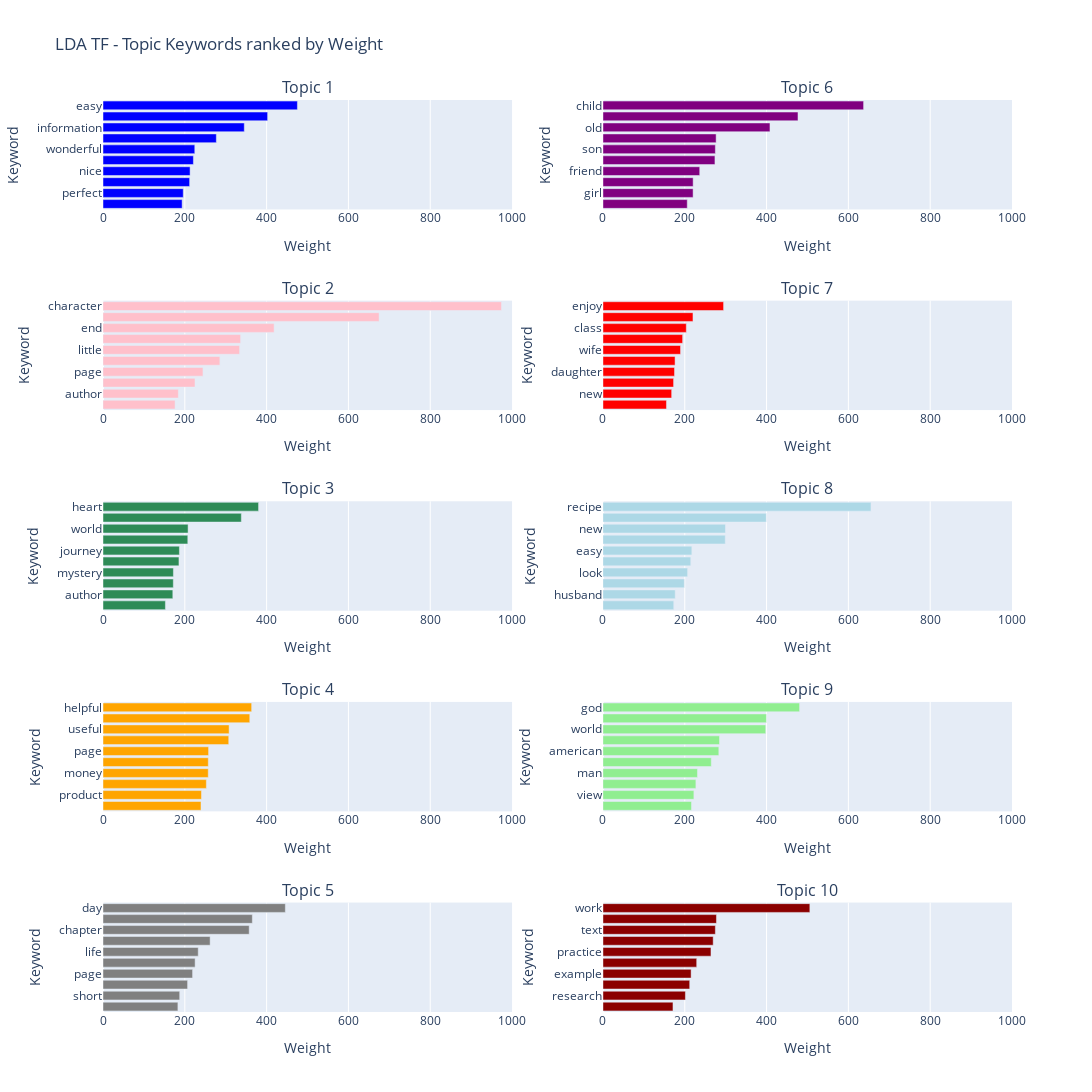

The notebook cell saved with this chart:
### Code cell
data = display_topics(lda_tf, tf_feature_names, 10)
fig = make_subplots(rows=5, cols=2, subplot_titles= ["Topic 1", "Topic 6", "Topic 2","Topic 7", "Topic 3","Topic 8","Topic 4","Topic 9", "Topic 5", "Topic 10"])
colors = ["Blue", "Pink", "SeaGreen", "Orange", "Grey", "Purple", "Red", "LightBlue", "LightGreen", "DarkRed"]
for col in range(0, int(len(data.columns)),2):
    if col == 0:
        fig.add_trace(go.Bar(
        x=data.iloc[:,1].astype("float64"),#.sort_values(ascending=True)
        y=data.iloc[:,0], #.sort_values( by= data.columns[col+1], ascending = True)
        marker_color=colors[0], orientation = "h"), col= 1, row = 1)
    if col < 10 and col > 0:
        fig.add_trace(go.Bar(
        x=data.iloc[:,col+1].astype("float64"),
        y=data.iloc[:,col],
        marker_color=colors[int(col/2)], orientation = "h"), col= 1, row = int(col/2)+1)
    if col >= 10:
        fig.add_trace(go.Bar(
        x=data.iloc[:,col+1].astype("float64"),
        y=data.iloc[:,col],
        marker_color=colors[int(col/2)], orientation = "h"),col= 2, row = int(col/2)-4)

fig.update_layout( height=1400, width=1200, title_text="LDA TF - Topic Keywords ranked by Weight", showlegend=False, xaxis_title_text='Keyword',yaxis_title_text='Weight'
    )
fig.update_yaxes(title='Keyword', type = "category" , autorange = "reversed")
fig.update_xaxes( title = 'Weight', range = (0,1000) )
fig.show()

### Figure 1 — Plotly figure (JSON) as saved in the notebook; plotly's stock layout.template omitted (floating-point values rounded to 4 significant figures)
{"data": [{"marker": {"color": "Blue"}, "orientation": "h", "type": "bar", "x": [475.3, 402.5, 345.4, 277.1, 224.4, 221, 212.9, 211.8, 196.2, 193.5], "xaxis": "x", "y": ["easy", "year", "information", "new", "wonderful", "old", "nice", "recommend", "perfect", "step"], "yaxis": "y"}, {"marker": {"color": "Pink"}, "orientation": "h", "type": "bar", "x": [974.1, 674.9, 418.3, 336.4, 333.9, 285.7, 244.4, 224.9, 184.2, 176.2], "xaxis": "x3", "y": ["character", "series", "end", "novel", "little", "enjoy", "page", "lot", "author", "plot"], "yaxis": "y3"}, {"marker": {"color": "SeaGreen"}, "orientation": "h", "type": "bar", "x": [380.3, 338.2, 208, 207.3, 186.8, 185.7, 172.1, 171.9, 170.7, 152.6], "xaxis": "x5", "y": ["heart", "way", "world", "life", "journey", "series", "mystery", "english", "author", "reader"], "yaxis": "y5"}, {"marker": {"color": "Orange"}, "orientation": "h", "type": "bar", "x": [363.4, 358.8, 308.3, 307.4, 258.1, 257.4, 257.3, 252.7, 240.7, 239.6], "xaxis": "x7", "y": ["helpful", "color", "useful", "art", "page", "lot", "money", "print", "product", "purchase"], "yaxis": "y7"}, {"marker": {"color": "Grey"}, "orientation": "h", "type": "bar", "x": [445.8, 365.1, 357.4, 261.9, 232.8, 225.2, 219, 206.8, 187.5, 183.1], "xaxis": "x9", "y": ["day", "author", "chapter", "thing", "life", "feel", "page", "way", "short", "plan"], "yaxis": "y9"}, {"marker": {"color": "Purple"}, "orientation": "h", "type": "bar", "x": [637.2, 476.8, 408.3, 276.7, 274.8, 273.8, 236.6, 220.5, 220.4, 206.1], "xaxis": "x2", "y": ["child", "year", "old", "life", "son", "family", "friend", "parent", "girl", "age"], "yaxis": "y2"}, {"marker": {"color": "Red"}, "orientation": "h", "type": "bar", "x": [294.9, 220.1, 203.8, 194.8, 189.7, 176.3, 175, 172.7, 168, 155.3], "xaxis": "x4", "y": ["enjoy", "gift", "class", "old", "wife", "fun", "daughter", "work", "new", "worth"], "yaxis": "y4"}, {"marker": {"color": "LightBlue"}, "orientation": "h", "type": "bar", "x": [655.2, 399.3, 299.5, 299, 217.3, 214.7, 207, 198.9, 176.7, 173.1], "xaxis": "x6", "y": ["recipe", "cook", "new", "order", "easy", "bible", "look", "wonderful", "husband", "thank"], "yaxis": "y6"}, {"marker": {"color": "LightGreen"}, "orientation": "h", "type": "bar", "x": [480.7, 399.6, 398, 284.9, 283.3, 264.8, 231.1, 227.2, 222.3, 216.5], "xaxis": "x8", "y": ["god", "war", "world", "human", "american", "life", "man", "state", "view", "christian"], "yaxis": "y8"}, {"marker": {"color": "DarkRed"}, "orientation": "h", "type": "bar", "x": [505.8, 277.5, 274.8, 269.5, 264.1, 229.2, 215.5, 212.1, 201.6, 171.2], "xaxis": "x10", "y": ["work", "student", "text", "use", "practice", "change", "example", "chapter", "research", "level"], "yaxis": "y10"}], "layout": {"annotations": [{"font": {"size": 16}, "showarrow": false, "text": "Topic 1", "x": 0.225, "xanchor": "center", "xref": "paper", "y": 1, "yanchor": "bottom", "yref": "paper"}, {"font": {"size": 16}, "showarrow": false, "text": "Topic 6", "x": 0.775, "xanchor": "center", "xref": "paper", "y": 1, "yanchor": "bottom", "yref": "paper"}, {"font": {"size": 16}, "showarrow": false, "text": "Topic 2", "x": 0.225, "xanchor": "center", "xref": "paper", "y": 0.78, "yanchor": "bottom", "yref": "paper"}, {"font": {"size": 16}, "showarrow": false, "text": "Topic 7", "x": 0.775, "xanchor": "center", "xref": "paper", "y": 0.78, "yanchor": "bottom", "yref": "paper"}, {"font": {"size": 16}, "showarrow": false, "text": "Topic 3", "x": 0.225, "xanchor": "center", "xref": "paper", "y": 0.56, "yanchor": "bottom", "yref": "paper"}, {"font": {"size": 16}, "showarrow": false, "text": "Topic 8", "x": 0.775, "xanchor": "center", "xref": "paper", "y": 0.56, "yanchor": "bottom", "yref": "paper"}, {"font": {"size": 16}, "showarrow": false, "text": "Topic 4", "x": 0.225, "xanchor": "center", "xref": "paper", "y": 0.34, "yanchor": "bottom", "yref": "paper"}, {"font": {"size": 16}, "showarrow": false, "text": "Topic 9", "x": 0.775, "xanchor": "center", "xref": "paper", "y": 0.34, "yanchor": "bottom", "yref": "paper"}, {"font": {"size": 16}, "showarrow": false, "text": "Topic 5", "x": 0.225, "xanchor": "center", "xref": "paper", "y": 0.12, "yanchor": "bottom", "yref": "paper"}, {"font": {"size": 16}, "showarrow": false, "text": "Topic 10", "x": 0.775, "xanchor": "center", "xref": "paper", "y": 0.12, "yanchor": "bottom", "yref": "paper"}], "height": 1400, "showlegend": false, "title": {"text": "LDA TF - Topic Keywords ranked by Weight"}, "width": 1200, "xaxis": {"anchor": "y", "domain": [0, 0.45], "range": [0, 1000], "title": {"text": "Weight"}}, "xaxis10": {"anchor": "y10", "domain": [0.55, 1], "range": [0, 1000], "title": {"text": "Weight"}}, "xaxis2": {"anchor": "y2", "domain": [0.55, 1], "range": [0, 1000], "title": {"text": "Weight"}}, "xaxis3": {"anchor": "y3", "domain": [0, 0.45], "range": [0, 1000], "title": {"text": "Weight"}}, "xaxis4": {"anchor": "y4", "domain": [0.55, 1], "range": [0, 1000], "title": {"text": "Weight"}}, "xaxis5": {"anchor": "y5", "domain": [0, 0.45], "range": [0, 1000], "title": {"text": "Weight"}}, "xaxis6": {"anchor": "y6", "domain": [0.55, 1], "range": [0, 1000], "title": {"text": "Weight"}}, "xaxis7": {"anchor": "y7", "domain": [0, 0.45], "range": [0, 1000], "title": {"text": "Weight"}}, "xaxis8": {"anchor": "y8", "domain": [0.55, 1], "range": [0, 1000], "title": {"text": "Weight"}}, "xaxis9": {"anchor": "y9", "domain": [0, 0.45], "range": [0, 1000], "title": {"text": "Weight"}}, "yaxis": {"anchor": "x", "autorange": "reversed", "domain": [0.88, 1], "title": {"text": "Keyword"}, "type": "category"}, "yaxis10": {"anchor": "x10", "autorange": "reversed", "domain": [0, 0.12], "title": {"text": "Keyword"}, "type": "category"}, "yaxis2": {"anchor": "x2", "autorange": "reversed", "domain": [0.88, 1], "title": {"text": "Keyword"}, "type": "category"}, "yaxis3": {"anchor": "x3", "autorange": "reversed", "domain": [0.66, 0.78], "title": {"text": "Keyword"}, "type": "category"}, "yaxis4": {"anchor": "x4", "autorange": "reversed", "domain": [0.66, 0.78], "title": {"text": "Keyword"}, "type": "category"}, "yaxis5": {"anchor": "x5", "autorange": "reversed", "domain": [0.44, 0.56], "title": {"text": "Keyword"}, "type": "category"}, "yaxis6": {"anchor": "x6", "autorange": "reversed", "domain": [0.44, 0.56], "title": {"text": "Keyword"}, "type": "category"}, "yaxis7": {"anchor": "x7", "autorange": "reversed", "domain": [0.22, 0.34], "title": {"text": "Keyword"}, "type": "category"}, "yaxis8": {"anchor": "x8", "autorange": "reversed", "domain": [0.22, 0.34], "title": {"text": "Keyword"}, "type": "category"}, "yaxis9": {"anchor": "x9", "autorange": "reversed", "domain": [0, 0.12], "title": {"text": "Keyword"}, "type": "category"}}}
